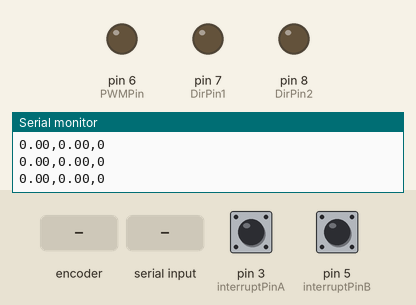
Simulated run of this sketch. Board: Arduino Uno, built with avr-gcc and run on an emulated ATmega328P. Parts: output pins drawn as LEDs (lit = HIGH), the last lines printed to the serial monitor. Inputs (shaded band) come from the test bench; at power-on: pin 3 (interruptPinA) HIGH, pin 5 (interruptPinB) HIGH.

Above: at 1.2 s.
1.3 s: rotary encoder on pin 3 (interruptPinA) / pin 5 (interruptPinB) turned 1 step (first pin leading)
At 2.4 s:
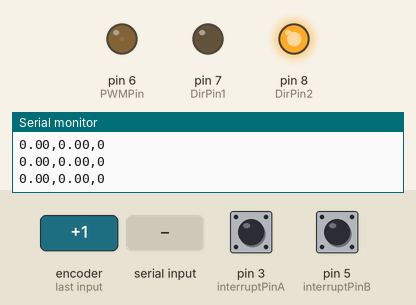
3.0 s: "30,150\n" received over Serial
At 3.16 s:
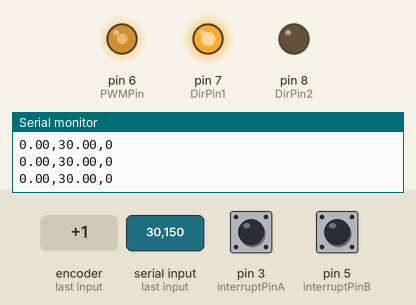
At 4.5 s:
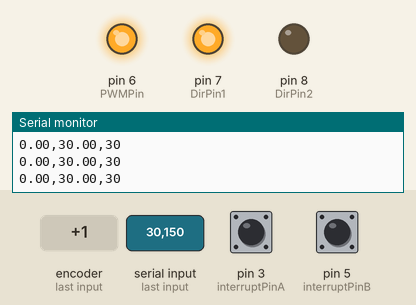
6.0 s: "5\n" received over Serial
Timing chart, 0 to 9.0 s (numbered marks = the images above; inputs shaded):
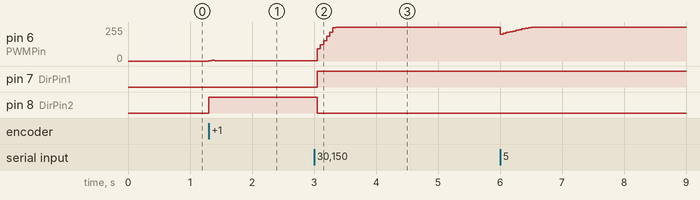

The sketch:

pid_tuning.ino
```cpp
#define pi 3.1416

// ************ PID ************
float kp = 0.06;
float ki = 0.0005;
float kd = 0.1;

// *************PIN**************
const byte interruptPinA = 3;
const byte interruptPinB = 5;
volatile long EncoderCount = 0;
const byte PWMPin = 6;
const byte DirPin1 = 7;
const byte DirPin2 = 8;

// *************etc**************
unsigned long previousMillis = 0;
const unsigned long interval = 50;
volatile unsigned long count = 0;
unsigned long count_prev = 0;
unsigned long t;
unsigned long t_prev = 0;
float revolution, RPM, RPM_d = 0;
float revolution_prev = 0;
int dt;
float RPM_max = 130;
float Vmax = 6;
float Vmin = -6;
float V = 0.1;
float e, e_prev = 0, inte, inte_prev = 0;
int line = 0;
int line_bool = 0;
String inputString = "";
boolean inputComplete = false;
unsigned long inputTime = 0;
bool waiting = false;
int line_bbool=0;
int line_time = 500;
// *************encoder read**************
void ISR_EncoderA() {
  bool PinB = digitalRead(interruptPinB);
  bool PinA = digitalRead(interruptPinA);

  if (PinB == LOW) {
    EncoderCount += (PinA == HIGH) ? 1 : -1;
  } else {
    EncoderCount += (PinA == HIGH) ? -1 : 1;
  }
}

void ISR_EncoderB() {
  bool PinB = digitalRead(interruptPinA);
  bool PinA = digitalRead(interruptPinB);

  if (PinA == LOW) {
    EncoderCount += (PinB == HIGH) ? -1 : 1;
  } else {
    EncoderCount += (PinB == HIGH) ? 1 : -1;
  }
}

void WriteDriverVoltage(float V, float Vmax) {
  int PWMval = int(255 * abs(V) / Vmax);
  if (PWMval > 255) {
    PWMval = 255;
  }
  if (V > 0) {
    digitalWrite(DirPin1, HIGH);
    digitalWrite(DirPin2, LOW);
  } else if (V < 0) {
    digitalWrite(DirPin1, LOW);
    digitalWrite(DirPin2, HIGH);
  } else {
    digitalWrite(DirPin1, LOW);
    digitalWrite(DirPin2, LOW);
  }
  analogWrite(PWMPin, PWMval);
}

void updateCount() {
  unsigned long currentMillis = millis();
  if (currentMillis - previousMillis >= interval) {
    previousMillis = currentMillis;
    count++;
  }
}

void setup() {
  Serial.begin(9600);
  pinMode(interruptPinA, INPUT_PULLUP);
  pinMode(interruptPinB, INPUT_PULLUP);
  attachInterrupt(digitalPinToInterrupt(interruptPinA), ISR_EncoderA, CHANGE);
  attachInterrupt(digitalPinToInterrupt(interruptPinB), ISR_EncoderB, CHANGE);
  pinMode(DirPin1, OUTPUT);
  pinMode(DirPin2, OUTPUT);

  inputString.reserve(16);
}

void loop() {
  if (Serial.available() > 0) {
    char inChar = (char)Serial.read();
    if (inChar == '\n') {
      inputComplete = true;
      inputTime = millis();
      waiting = true;
    } else {
      inputString += inChar;
    }
  }

  if (inputComplete) {
    RPM_d = inputString.toFloat();  // RPM 값 추출
    line_bbool = inputString.toInt(); // line 값을 정수로 변환하여 line_bool에 설정
    inputString = "";
    inputComplete = false;
  }

  if (waiting && millis() - inputTime >= line_time) {
    waiting = false;
    line_bool = line_bbool;
  }

  updateCount();

  if (count > count_prev) {
    t = millis();
    revolution = EncoderCount / 1012.0;
    dt = (t - t_prev);
    RPM = (revolution - revolution_prev) / (dt / 1000.0) * 60;
    e = RPM_d - RPM;
    inte = inte_prev + (dt * (e + e_prev) / 2);
    V = kp * e + ki * inte + (kd * (e - e_prev) / dt);

    if (V > Vmax) {
      V = Vmax;
      inte = inte_prev;
    }
    if (V < Vmin) {
      V = Vmin;
      inte = inte_prev;
    }

    WriteDriverVoltage(V, Vmax);

    Serial.print(RPM);
    Serial.print(",");
    Serial.print(RPM_d);
    Serial.print(",");
    Serial.println(line_bool);


    revolution_prev = revolution;
    count_prev = count;
    t_prev = t;
    inte_prev = inte;
    e_prev = e;
  }
}
```

Measured:
- after the input at 1.3 s, pin 6 (PWMPin): 0/255 → 2/255 at once; pin 8 (DirPin2): LOW → HIGH at once
- after the input at 3.0 s, pin 6 (PWMPin): 2/255 → 255/255 after 0.05 s; pin 7 (DirPin1): LOW → HIGH after 0.05 s; pin 8 (DirPin2): HIGH → LOW after 0.05 s
